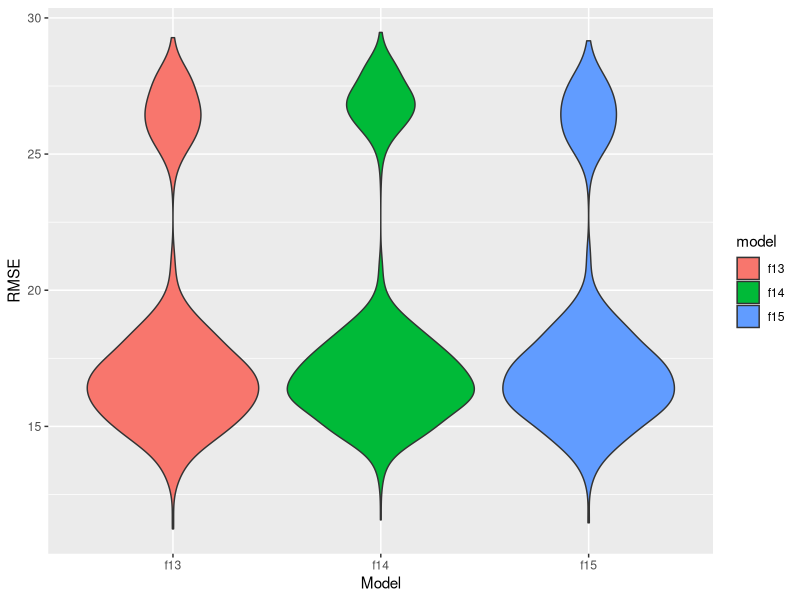
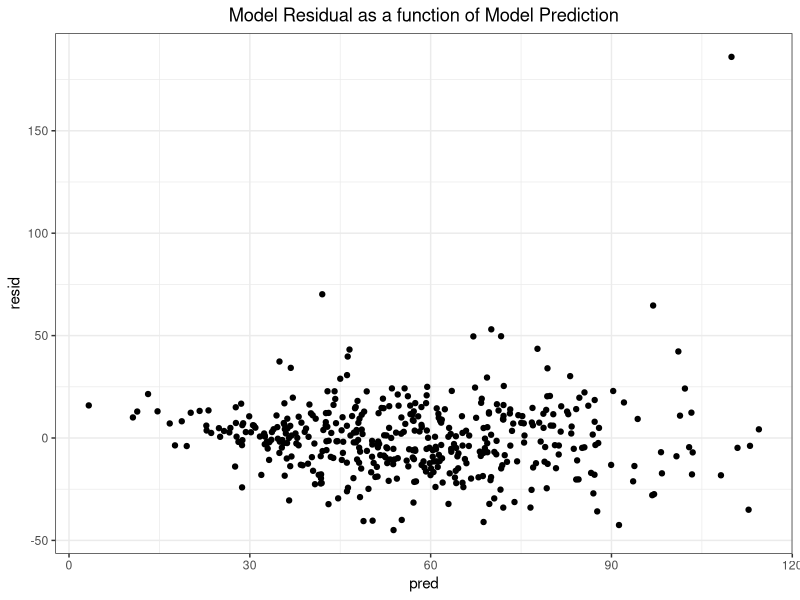
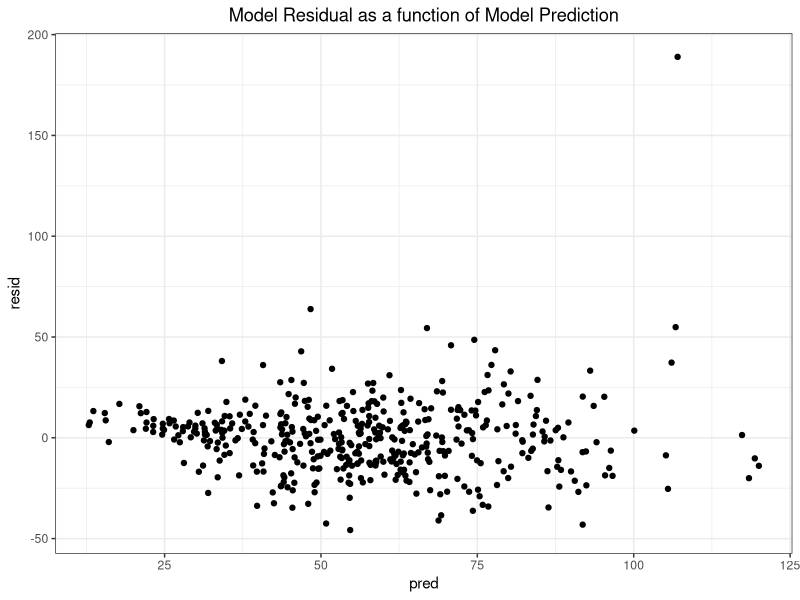
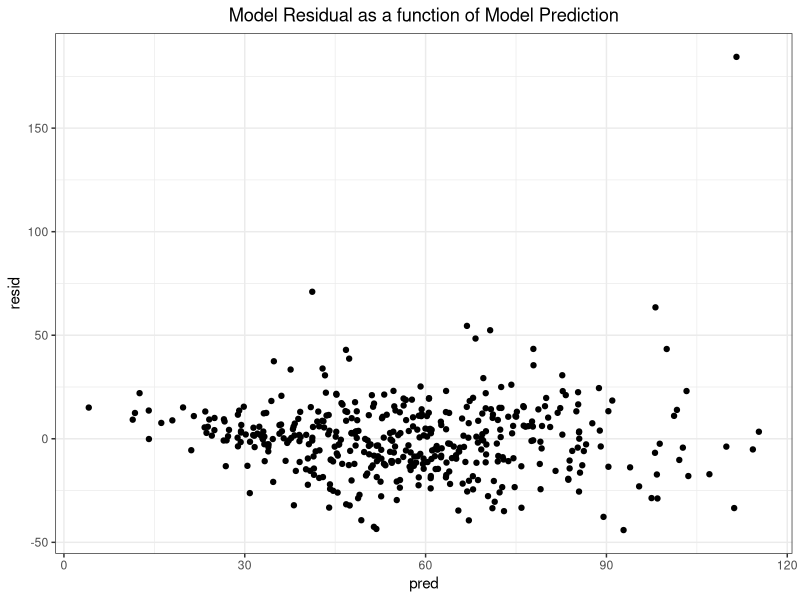
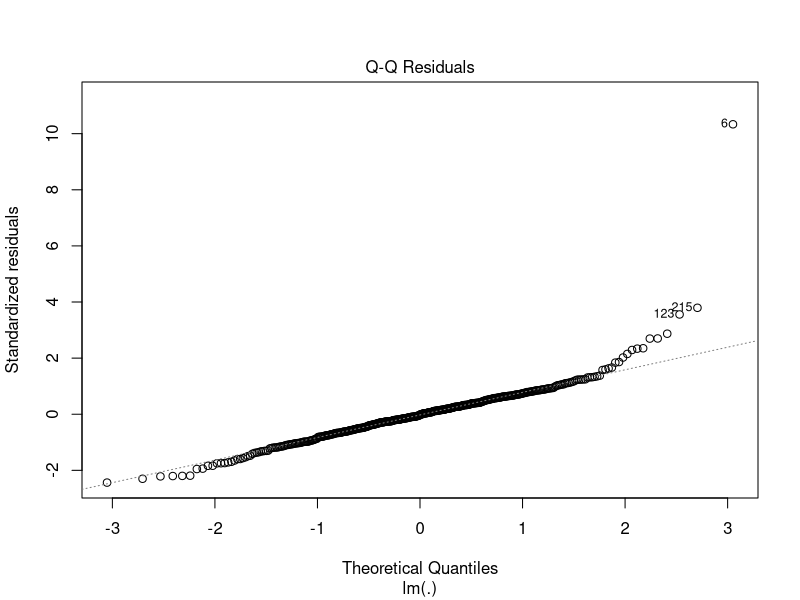
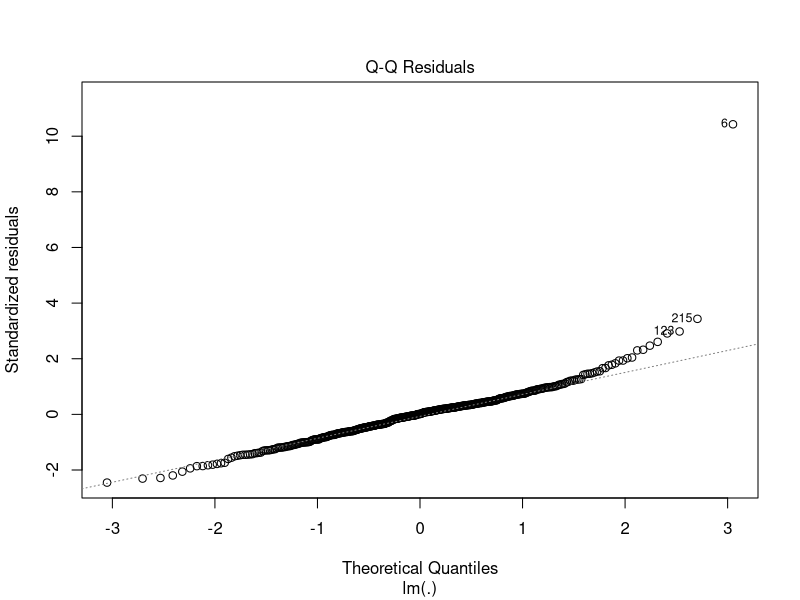
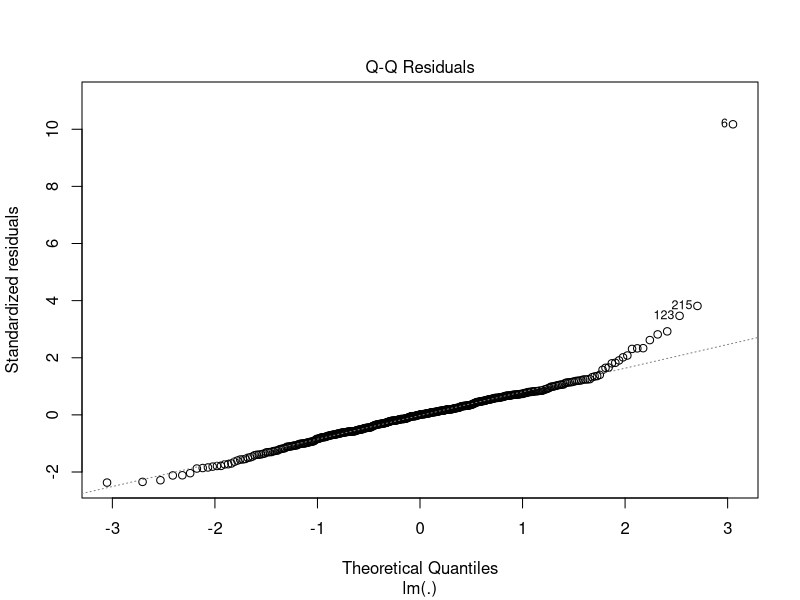
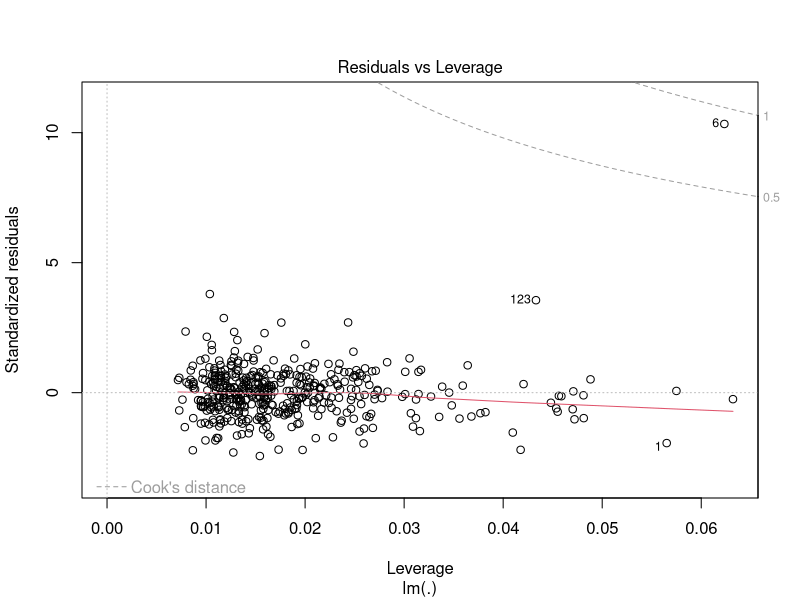

Recreate these plots in R, in order.
## ---- chunk 1
library(tidyverse)
library(modelr)
library(stringr)
## ---- chunk 2
# Functions

# Purpose: Calculates the Pearson's correlation coefficient between every
# variable in the data set and a specified variable.
# Arguments: v_name: a variable of type character that is the variable name
# Returns: A knitted table of correlations.
get_cor_by_var <- function(v_name) {
  cdi %>%
  map(~cor(as.numeric(.x), pull(cdi, v_name), method = "pearson")) %>%
  as_tibble() %>%
  pivot_longer(id:log_pop_density,
               names_to = "variables",
               values_to = "r") %>%
  mutate(
    sign = ifelse(r < 0, "-", "+"),
    r = abs(r)
  ) %>%
  arrange(desc(r)) %>%
  knitr::kable()
}

# Purpose: Fits the model and gets the model adjusted r-squared.
# Arguments: mod: a variable of type character that is the formula to fit a 
#            linear model.
# Returns: A numeric, the model adjusted r-squared.
get_mod_adj_r_squared <- function(mod, data = cdi) {
  lm(mod, data = data) %>%
  broom::glance() %>%
  pull(adj.r.squared)
}

# Purpose: Performs cross validation on a model specified by its formula.
# Arguments: mod: a variable of type character that is the formula to fit a 
#            linear model.
# Returns: A column vector of the model root mean squared errors generated by the validation procedure.
get_cv_rmse <- function(mod, data = cdi) {
  set.seed(1)
  crossv_mc(data, 1000) %>%
  mutate(
    train = map(train, as_tibble),
    test = map(test, as_tibble)
  ) %>%
  mutate(
    fitted_mod = map(train, ~lm(mod, data = .x))
  ) %>%
  mutate(
    rmse_mod = map2_dbl(fitted_mod, test, ~rmse(model = .x, data = .y))
  ) %>%
  pull(rmse_mod)
}

# Purpose: Fits model.
#          Plots model residual as a function of model prediction for the given
#          model formula.
# Arguments: mod: a variable of type character that is the formula to fit a 
#            linear model.
# Returns: The ggplot.
plot_model_residuals <- function(mod, data = cdi) {
  fitted_mod <- lm(mod, data = data) 
  cdi %>%
  add_predictions(fitted_mod) %>%
  add_residuals(fitted_mod) %>%
  ggplot(aes(x = pred, y = resid)) +
  geom_point() +
  theme_bw() +
  labs(
    title = "Model Residual as a function of Model Prediction"
  ) +
  theme(plot.title = element_text(hjust = 0.5))
}

# Purpose: Fits the specified model and creates a QQ Plot.
# Arguments: mod: a variable of type character that is the formula to fit a 
#            linear model.
# Returns: The plot.
plot_mod_qq <- function(mod, data = cdi) {
  mod %>%
  lm(data = data) %>%
  plot(which = 2)
}


# Purpose: Fits the specified model and creates a leverage plot.
# Arguments: mod: a variable of type character that is the formula to fit a 
#            linear model.
# Returns: The plot.
plot_mod_leverage <- function(mod, data = cdi) {
  mod %>%
  lm(data = data) %>%
  plot(which = 5)
}
## ---- chunk 3
cdi <- read_csv(here::here("data", "cdi.csv")) %>%
  mutate(CRM_1000 = (crimes/pop) * 1000,
         region = as.factor(region),
         region = fct_recode(region, "northeast" = "1", "north_central" = "2",
                             "south" = "3", "west" = "4"),
         pop_density = pop/area,
         log_pop18 = log(pop18),
         log_poverty = log(poverty),
         log_totalinc = log(totalinc),
         log_pcincome = log(pcincome),
         log_pop_density = log(pop_density))
## ---- chunk 4
get_cor_by_var("CRM_1000")
## ---- chunk 5
# Define model formulas and put in a list
fit13 <- "CRM_1000 ~ region + log_pop_density + log_totalinc + log_pop18 + log_poverty"
fit14 <- "CRM_1000 ~ log_pop_density + region + log_poverty + log_pcincome"
fit15 <- "CRM_1000 ~ log_pop_density + region + log_poverty + log_totalinc"

model_list <-  
  list(
    f13 = fit13,
    f14 = fit14,
    f15 = fit15
  )
## ---- chunk 6
# Get each model's adjusted r-squared
map(model_list, get_mod_adj_r_squared) %>%
  as_tibble() %>%
  pivot_longer(f13:f15,
               names_to = "model",
               values_to = "adj_r_squared") %>%
  arrange(desc(adj_r_squared)) %>%
  knitr::kable()
## ---- chunk 7
# Perform cross validation for each model
map(model_list, get_cv_rmse) %>%
  as_tibble() %>%
  pivot_longer(f13:f15,
               names_to = "model",
               values_to = "RMSE") %>%
  arrange(RMSE) %>%
  ggplot(aes(x = model, y = RMSE, fill = model)) +
  geom_violin() + labs(x = "Model", y = "RMSE")
## ---- chunk 8
plot_model_residuals(fit13)
## ---- chunk 9
plot_model_residuals(fit14)
## ---- chunk 10
plot_model_residuals(fit15)
## ---- chunk 11
plot_mod_qq(fit13)
## ---- chunk 12
plot_mod_qq(fit14)
## ---- chunk 13
plot_mod_qq(fit15)
## ---- chunk 14
plot_mod_leverage(fit13)
## ---- chunk 15
plot_mod_leverage(fit14)
## ---- chunk 16
plot_mod_leverage(fit15)
## ---- chunk 17
cdi_2 <- cdi %>% slice(-6)
# Get each model's adjusted r-squared
map(model_list, get_mod_adj_r_squared, data = cdi_2) %>%
  as_tibble() %>%
  pivot_longer(f13:f15,
               names_to = "model",
               values_to = "adj_r_squared") %>%
  arrange(desc(adj_r_squared)) %>%
  knitr::kable()

# Perform cross validation for each model
map(model_list, get_cv_rmse, data = cdi_2) %>%
  as_tibble() %>%
  pivot_longer(f13:f15,
               names_to = "model",
               values_to = "RMSE") %>%
  arrange(RMSE) %>%
  ggplot(aes(x = model, y = RMSE, fill = model)) +
  geom_violin() + labs(x = "Model", y = "RMSE")

#Residual plots
plot_model_residuals(fit13, data = cdi_2)
plot_model_residuals(fit14, data = cdi_2)
plot_model_residuals(fit15, data = cdi_2)

#Q-Q plots
plot_mod_qq(fit13, data = cdi_2)
plot_mod_qq(fit14, data = cdi_2)
plot_mod_qq(fit15, data = cdi_2)

#Leverage plots
plot_mod_leverage(fit13, data = cdi_2)
plot_mod_leverage(fit14, data = cdi_2)
plot_mod_leverage(fit15, data = cdi_2)
